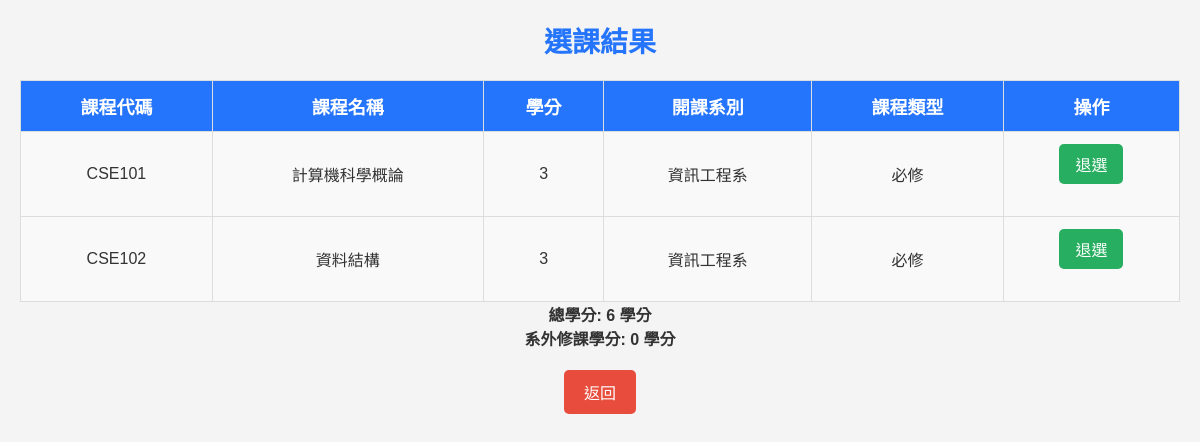
/enrolled_courses.php (signed in), run on the app's committed database.
### tables this page shows
CREATE TABLE course (
    course_id VARCHAR(10) PRIMARY KEY,      
    course_name VARCHAR(100) NOT NULL,      
    credits INT NOT NULL,                   
    course_type ENUM('必修', '選修') NOT NULL,   
    dept_id INT,                            
    classroom_id VARCHAR(10),               
    teacher_id VARCHAR(10) NOT NULL,        
    max_students INT DEFAULT 50,            
    is_open BOOLEAN DEFAULT TRUE,           
    FOREIGN KEY (dept_id) REFERENCES department(dept_id),
    FOREIGN KEY (classroom_id) REFERENCES classroom(classroom_id),
    FOREIGN KEY (teacher_id) REFERENCES teacher(teacher_id)
);

CREATE TABLE department (
    dept_id INT AUTO_INCREMENT PRIMARY KEY,
    dept_name VARCHAR(50) NOT NULL
);

### enrolled_courses.php (the view, shortened to what this page needs)
<?php
include "db.php";
$student_id = $_SESSION["student_id"];
$sql_student = "SELECT dept_id FROM student WHERE student_id = ?";
$stmt_student = $conn->prepare($sql_student);
$stmt_student->bind_param("s", $student_id);
$stmt_student->execute();
$result_student = $stmt_student->get_result();
$student_data = $result_student->fetch_assoc();
$student_dept_id = $student_data['dept_id'];
$sql = "SELECT course.course_id, course.course_name, course.credits, course.dept_id, course.course_type, department.dept_name
        FROM enrollment
        JOIN course ON enrollment.course_id = course.course_id
        JOIN department ON course.dept_id = department.dept_id
        WHERE enrollment.student_id = ?";
$stmt = $conn->prepare($sql);
$stmt->bind_param("s", $student_id);
$stmt->execute();
$result = $stmt->get_result();
$total_credits = 0;
$external_credits = 0;
?>
<!DOCTYPE html>
<html lang="zh-TW">
<head>
    <link rel="stylesheet" href="style.css">
</head>
<body>
<h2>選課結果</h2>
<table>
    <tr>
        <th>課程代碼</th>
        <th>課程名稱</th>
        <th>學分</th>
        <th>開課系別</th>
        <th>課程類型</th>
        <th>操作</th>
    </tr>
    <?php while ($row = $result->fetch_assoc()) {
        $total_credits += $row['credits'];
        $is_external = ($row['dept_id'] !== $student_dept_id);
    ?>
    <tr class="<?= $is_external ? 'external-course' : '' ?>">
        <td><?= $row['course_id'] ?></td>
        <td><?= $row['course_name'] ?></td>
        <td><?= $row['credits'] ?></td>
        <td><?= $row['dept_name'] ?></td>
        <td><?= $row['course_type'] ?></td>
        <td>
            <form method="POST">
                <button type="submit" class="btn">退選</button>
            </form>
        </td>
    </tr>
    <?php } ?>
</table>
<p><strong>總學分: <?= $total_credits ?> 學分</strong></p>
<p><strong>系外修課學分: <?= $external_credits ?> 學分</strong></p>
<a href="home.php" class="back-btn">返回</a>
</body>
</html>

### style.css (style rules this page uses)
* { margin: 0; padding: 0; box-sizing: border-box; }
body { font-family: Arial, sans-serif; background-color: #f4f4f4; text-align: center; color: #333; padding: 20px; }
h2 { color: #2575fc; margin-bottom: 20px; font-size: 28px; }
form { margin-bottom: 20px; }
form button { padding: 10px 20px; background-color: #2575fc; color: white; border: none; border-radius: 5px; cursor: pointer; font-size: 16px; transition: background-color 0.3s; }
table { width: 100%; margin-top: 20px; border-collapse: collapse; text-align: left; }
table th, table td { padding: 12px; border: 1px solid #ddd; text-align: center; }
table th { background-color: #2575fc; color: white; font-size: 18px; }
table td { background-color: #f9f9f9; }
.btn { padding: 8px 16px; background-color: #27ae60; color: white; border: none; border-radius: 5px; cursor: pointer; font-size: 16px; transition: background-color 0.3s; }
.back-btn { display: inline-block; padding: 10px 20px; background-color: #e74c3c; color: white; border-radius: 5px; text-decoration: none; font-size: 16px; margin-top: 20px; transition: background-color 0.3s; }

### data on the page
course: course_id "CSE101", course_name "計算機科學概論", credits "3", dept.dept_name "資訊工程系", course_type "必修"
course: course_id "CSE102", course_name "資料結構", credits "3", dept.dept_name "資訊工程系", course_type "必修"

### other printed values
$total_credits "6"
$external_credits "0"
